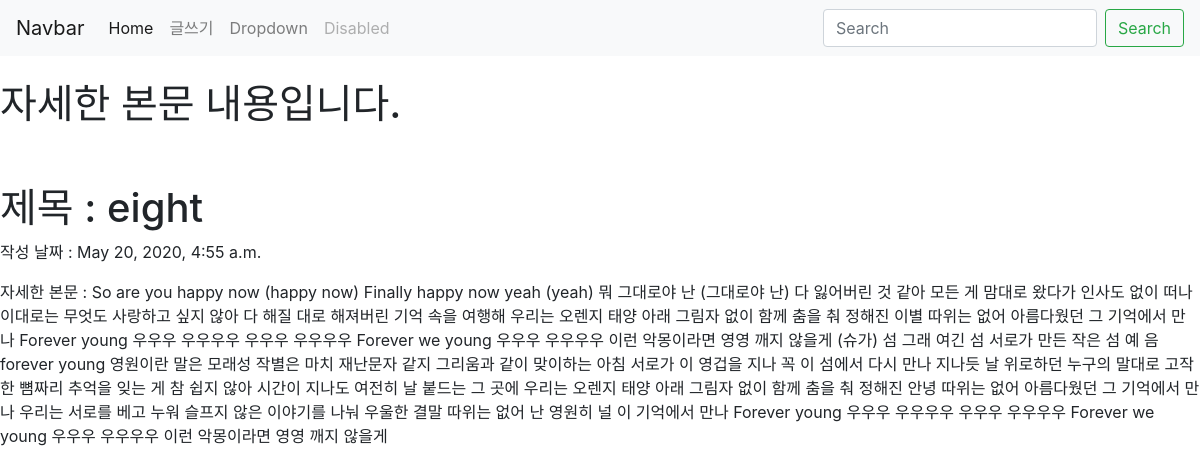
The page /blog/1 on the database its author committed.
### blog/models.py (models this page shows, shortened)
class Blog(models.Model):
    title=models.CharField(max_length=200)
    pub_date=models.DateTimeField('date published')
    body=models.TextField()

### blog/views.py (the view)
# urls.py: path('blog/<int:blog_id>',blog.views.detail, name='detail'),
def detail(request, blog_id):
    blog_detail=get_object_or_404(Blog, pk=blog_id)
    return render(request, 'detail.html', {'blog':blog_detail})

### blog/templates/detail.html (shortened to what this page needs)
<head>
    <link rel="stylesheet" href="https://stackpath.bootstrapcdn.com/bootstrap/4.5.0/css/bootstrap.min.css">
</head>
<body>
    <nav class="navbar navbar-expand-lg navbar-light bg-light">
        <a class="navbar-brand" href="#">Navbar</a>
        <div class="collapse navbar-collapse" id="navbarSupportedContent">
          <ul class="navbar-nav mr-auto">
            <li class="nav-item active">
              <a class="nav-link" href="http://127.0.0.1:8000/">Home <span class="sr-only">(current)</span></a>
            </li>
            <li class="nav-item">
              <a class="nav-link" href="{% url 'new' %}">글쓰기</a>
            </li>
            <li class="nav-item">
              <a class="nav-link" href="{% url 'portfolio' %}">Dropdown</a>
            </li>
            <li class="nav-item">
              <a class="nav-link disabled" href="#" tabindex="-1" aria-disabled="true">Disabled</a>
            </li>
          </ul>
          <form class="form-inline my-2 my-lg-0">
            <input class="form-control mr-sm-2" type="search" placeholder="Search" aria-label="Search">
            <button class="btn btn-outline-success my-2 my-sm-0" type="submit">Search</button>
          </form>
        </div>
      </nav>
  <br>
    <h1> 자세한 본문 내용입니다. </h1>
    <br><br>
    <h1> 제목 :  {{blog.title}}</h1>
    <p> 작성 날짜 : {{blog.pub_date}}</p>
    <p> 자세한 본문 : {{blog.body}}</p>
</body>

### rows shown on the page
Blog: title "eight", pub_date "May 20, 2020, 4:55 a.m.", body "So are you happy now (happy now) Finally happy now yeah (yeah) 뭐 그대로야 난 (그대로야 난) 다 잃어버린 것 같아 모든 게 맘대로 왔다가 인사도 없이 떠나 이대로는 무엇도 사랑하고 싶지 않아 다 해질 대로 해져버린 기억 속을 여행해 우리는 오렌지 태양 아래 그림자 없이 함께 춤을 춰 정해진 이별 따위는 없어 아름다웠던 그 기억에서 만나 Forever young 우우우 우우우우 우우우 우우우우 Forever we young 우우우 우우우우 이런 악몽이라면 영영 깨지 않을게 (슈가) 섬 그래 여긴 섬 서로가 만든 작은 섬 예 음 forever young 영원이란 말은 모래성 작별은 마치 재난문자 같지 그리움과 같이 맞이하는 아침 서로가 이 영겁을 지나 꼭 이 섬에서 다시 만나 지나듯 날 위로하던 누구의 말대로 고작 한 뼘짜리 추억을 잊는 게 참 쉽지 않아 시간이 지나도 여전히 날 붙드는 그 곳에 우리는 오렌지 태양 아래 그림자 없이 함께 춤을 춰 정해진 안녕 따위는 없어 아름다웠던 그 기억에서 만나 우리는 서로를 베고 누워 슬프지 않은 이야기를 나눠 우울한 결말 따위는 없어 난 영원히 널 이 기억에서 만나 Forever young 우우우 우우우우 우우우 우우우우 Forever we young 우우우 우우우우 이런 악몽이라면 영영 깨지 않을게"
